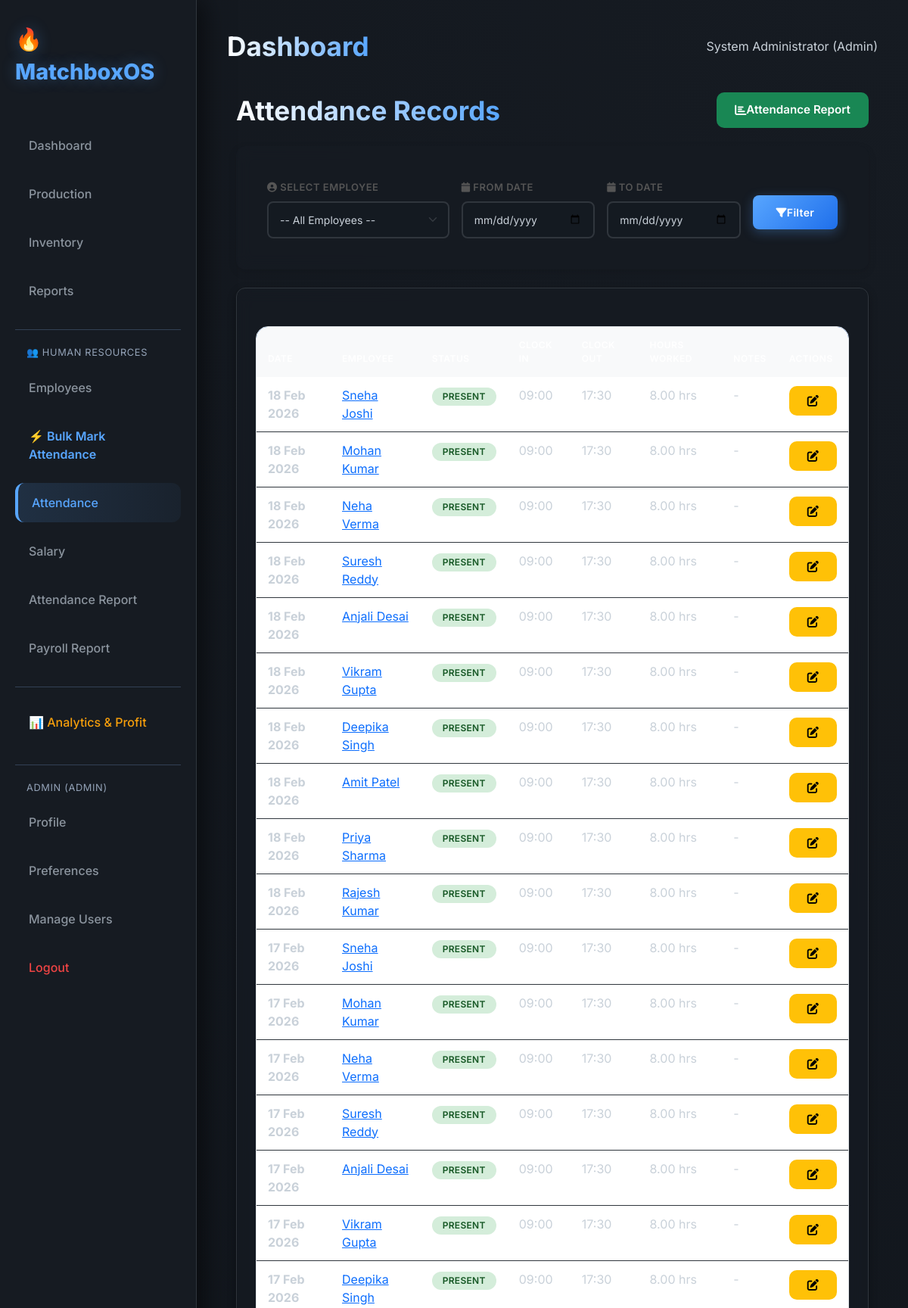
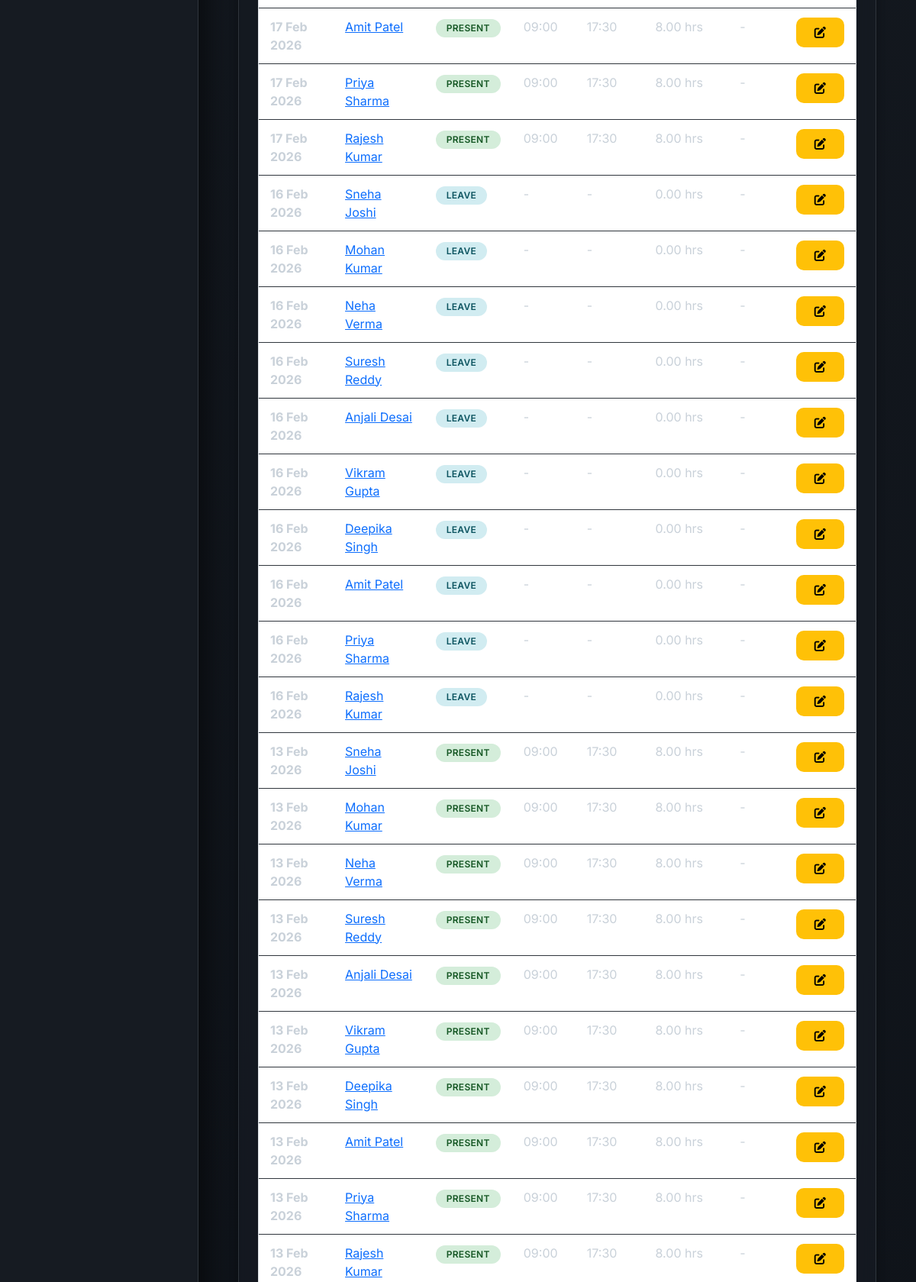
Page /employees/attendance (signed in, upper part) on the committed database (2 pictures, top to bottom).
### auth_models.py (models this page shows, shortened)
class User(UserMixin, db.Model):
    __tablename__ = 'user'
    id = db.Column(db.Integer, primary_key=True)
    username = db.Column(db.String(80), unique=True, nullable=False, index=True)
    email = db.Column(db.String(120), unique=True, nullable=False, index=True)
    password_hash = db.Column(db.String(255), nullable=False)
    full_name = db.Column(db.String(100))
    role = db.Column(db.String(20), default='operator')  # admin, operator, viewer
    is_active = db.Column(db.Boolean, default=True)
    created_at = db.Column(db.DateTime, default=datetime.datetime.utcnow)
    last_login = db.Column(db.DateTime)
    def has_permission(self, permission):
        permissions = {
            'admin': ['view', 'create', 'edit', 'delete', 'manage_users'],
            'operator': ['view', 'create', 'edit'],
            'viewer': ['view']
        }
        return permission in permissions.get(self.role, [])

### models.py (models this page shows, shortened)
class Attendance(db.Model):
    __tablename__ = 'attendance'
    id = db.Column(db.Integer, primary_key=True)
    employee_id = db.Column(db.Integer, db.ForeignKey(
        'employee.id'), nullable=False, index=True)
    date = db.Column(db.Date, nullable=False, index=True)
    clock_in = db.Column(db.DateTime, nullable=True)
    clock_out = db.Column(db.DateTime, nullable=True)
    status = db.Column(db.String(20), default='present')
    hours_worked = db.Column(db.Float, default=0.0)
    notes = db.Column(db.Text, nullable=True)
    created_at = db.Column(db.DateTime, default=datetime.datetime.utcnow)
    updated_at = db.Column(
        db.DateTime, default=datetime.datetime.utcnow, onupdate=datetime.datetime.utcnow)
    __table_args__ = (
        db.UniqueConstraint('employee_id', 'date',
                            name='unique_employee_date'),
        db.CheckConstraint('hours_worked >= 0', name='check_hours_positive'),
    )

class Employee(db.Model):
    __tablename__ = 'employee'
    id = db.Column(db.Integer, primary_key=True)
    employee_id = db.Column(db.String(20), unique=True,
                            nullable=False, index=True)
    first_name = db.Column(db.String(50), nullable=False)
    last_name = db.Column(db.String(50), nullable=False)
    email = db.Column(db.String(120), unique=True, nullable=True)
    phone = db.Column(db.String(20), nullable=True)
    department = db.Column(db.String(50), nullable=False)
    position = db.Column(db.String(50), nullable=False)
    hire_date = db.Column(db.Date, nullable=False)
    base_salary = db.Column(db.Float, default=0.0, nullable=False)
    employment_type = db.Column(db.String(20), default='permanent')
    status = db.Column(db.String(20), default='active')
    address = db.Column(db.Text, nullable=True)
    created_at = db.Column(db.DateTime, default=datetime.datetime.utcnow)
    updated_at = db.Column(
        db.DateTime, default=datetime.datetime.utcnow, onupdate=datetime.datetime.utcnow)
    attendance_records = db.relationship(
        'Attendance', backref='employee', lazy='dynamic', cascade='all, delete-orphan')
    salary_records = db.relationship(
        'Salary', backref='employee', lazy='dynamic', cascade='all, delete-orphan')
    __table_args__ = (
        db.CheckConstraint('base_salary >= 0', name='check_salary_positive'),
    )
    def get_full_name(self):
        return f'{self.first_name} {self.last_name}'

### employee_routes.py (the view)
@emp_bp.route('/attendance')
@login_required
def attendance_list():
    try:
        page = request.args.get('page', 1, type=int)
        emp_id = request.args.get('emp_id', '', type=int)
        from_date = request.args.get('from_date', '', type=str)
        to_date = request.args.get('to_date', '', type=str)
        query = Attendance.query
        if emp_id:
            query = query.filter_by(employee_id=emp_id)
        if from_date:
            from_date_obj = datetime.strptime(from_date, '%Y-%m-%d').date()
            query = query.filter(Attendance.date >= from_date_obj)
        if to_date:
            to_date_obj = datetime.strptime(to_date, '%Y-%m-%d').date()
            query = query.filter(Attendance.date <= to_date_obj)
        attendance = query.order_by(
            Attendance.date.desc()).paginate(page=page, per_page=50)
        employees = Employee.query.order_by(Employee.last_name).all()
        return render_template('employee/attendance_list.html',
                               attendance=attendance,
                               employees=employees,
                               selected_emp_id=emp_id,
                               from_date=from_date,
                               to_date=to_date)
    except Exception as e:
        flash(f'Error loading attendance: {str(e)}', 'danger')
        class MockPagination:
            def __init__(self):
                self.items = []
                self.pages = 0
                self.has_prev = False
                self.has_next = False
                self.page = 1
            def iter_pages(self): return []
        return render_template('employee/attendance_list.html',
                               attendance=MockPagination(),
                               employees=Employee.query.all() if 'Employee' in globals() else [],
                               selected_emp_id=emp_id,
                               from_date=from_date,
                               to_date=to_date)

### app.py (called while the page is built)
@login_manager.user_loader
def load_user(user_id):
    return User.query.get(int(user_id))

### templates/employee/attendance_list.html (shortened to what this page needs)
{% extends "base.html" %}
{% block content %}
<div class="container-fluid">
    <div class="d-flex justify-content-between align-items-center mb-4">
        <h1>Attendance Records</h1>
        {% if current_user.has_permission('create') %}
        <a href="{{ url_for('employee.attendance_report') }}" class="btn btn-success">
            <i class="fas fa-chart-bar"></i> Attendance Report
        </a>
        {% endif %}
    </div>
    <div class="card mb-4 border-0 shadow-sm">
        <div class="card-body">
            <form method="GET" class="row g-3">
                <div class="col-md-4">
                    <label for="emp_id" class="form-label fw-600"
                        style="font-size: 13px; text-transform: uppercase; letter-spacing: 0.5px; color: #555;">
                        <i class="fas fa-user-circle"></i> Select Employee
                    </label>
                    <select class="form-select form-select-lg" id="emp_id" name="emp_id">
                        <option value="">-- All Employees --</option>
                    </select>
                </div>
                <div class="col-md-3">
                    <label for="from_date" class="form-label fw-600"
                        style="font-size: 13px; text-transform: uppercase; letter-spacing: 0.5px; color: #555;">
                        <i class="fas fa-calendar"></i> From Date
                    </label>
                    <input type="date" class="form-control form-control-lg" id="from_date" name="from_date"
                        value="{{ from_date }}">
                </div>
                <div class="col-md-3">
                    <label for="to_date" class="form-label fw-600"
                        style="font-size: 13px; text-transform: uppercase; letter-spacing: 0.5px; color: #555;">
                        <i class="fas fa-calendar"></i> To Date
                    </label>
                    <input type="date" class="form-control form-control-lg" id="to_date" name="to_date"
                        value="{{ to_date }}">
                </div>
                <div class="col-md-2">
                    <label>&nbsp;</label>
                    <button type="submit" class="btn btn-primary btn-lg w-100">
                        <i class="fas fa-filter"></i> Filter
                    </button>
                </div>
            </form>
        </div>
    </div>
    <div class="card">
        <div class="table-responsive">
            <table class="table table-hover mb-0">
                <thead class="table-light">
                    <tr>
                        <th>Date</th>
                        <th>Employee</th>
                        <th>Status</th>
                        <th>Clock In</th>
                        <th>Clock Out</th>
                        <th>Hours Worked</th>
                        <th>Notes</th>
                        <th>Actions</th>
                    </tr>
                </thead>
                <tbody>
                    {% if attendance.items %}
                    {% for record in attendance.items %}
                    <tr>
                        <td><strong>{{ record.date.strftime('%d %b %Y') }}</strong></td>
                        <td>
                            <a href="{{ url_for('employee.view_employee', emp_id=record.employee_id) }}">
                                {{ record.employee.get_full_name() }}
                            </a>
                        </td>
                        <td>
                            <span
                                class="badge {% if record.status == 'present' %}bg-success{% elif record.status == 'late' %}bg-warning{% elif record.status == 'absent' %}bg-danger{% else %}bg-info{% endif %}">
                                {{ record.status.capitalize() }}
                            </span>
                        </td>
                        <td>{{ record.clock_in.strftime('%H:%M') if record.clock_in else '-' }}</td>
                        <td>{{ record.clock_out.strftime('%H:%M') if record.clock_out else '-' }}</td>
                        <td>{{ "%.2f"|format(record.hours_worked) }} hrs</td>
                        <td>{{ record.notes[:30] if record.notes else '-' }}</td>
                        <td>
                            {% if current_user.has_permission('edit') %}
                            <a href="{{ url_for('employee.edit_attendance', att_id=record.id) }}"
                                class="btn btn-sm btn-warning" title="Edit">
                                <i class="fas fa-edit"></i>
                            </a>
                            {% endif %}
                        </td>
                    </tr>
                    {% endfor %}
                    {% else %}
                    <tr>
                        <td colspan="8" class="text-center text-muted py-4">
                            No attendance records found.
                        </td>
                    </tr>
                    {% endif %}
                </tbody>
            </table>
        </div>
    </div>
</div>
{% endblock %}

### templates/base.html (shortened to what this page needs)
<!DOCTYPE html>
<html lang="en">
<head>
    <link href="https://cdn.jsdelivr.net/npm/bootstrap@5.3.0/dist/css/bootstrap.min.css" rel="stylesheet">
    <link rel="stylesheet" href="https://cdnjs.cloudflare.com/ajax/libs/font-awesome/6.4.0/css/all.min.css">
    <link rel="stylesheet" href="{{ url_for('static', filename='css/style.css') }}">
</head>
<body>
    <div class="sidebar">
        <div class="logo">🔥 MatchboxOS</div>
        <nav>
            <a href="{{ url_for('main.dashboard') }}"
                class="nav-link {% if request.endpoint == 'main.dashboard' %}active{% endif %}">Dashboard</a>
            <a href="{{ url_for('main.production') }}"
                class="nav-link {% if request.endpoint == 'main.production' %}active{% endif %}">Production</a>
            <a href="{{ url_for('main.inventory') }}"
                class="nav-link {% if request.endpoint == 'main.inventory' %}active{% endif %}">Inventory</a>
            <a href="{{ url_for('main.reports') }}"
                class="nav-link {% if request.endpoint == 'main.reports' %}active{% endif %}">Reports</a>
            <div style="margin-top: 25px; border-top: 1px solid #334155; padding-top: 20px;">
                <div
                    style="color: #94a3b8; font-size: 0.8rem; padding: 0 15px 10px; text-transform: uppercase; letter-spacing: 0.05em;">
                    👥 Human Resources
                </div>
                <a href="{{ url_for('employee.list_employees') }}"
                    class="nav-link {% if request.endpoint == 'employee.list_employees' %}active{% endif %}">Employees</a>
                <a href="{{ url_for('employee.bulk_attendance') }}"
                    class="nav-link {% if request.endpoint == 'employee.bulk_attendance' %}active{% endif %}"
                    style="color: var(--accent-color); font-weight: 600;">⚡ Bulk Mark Attendance</a>
                <a href="{{ url_for('employee.attendance_list') }}"
                    class="nav-link {% if request.endpoint == 'employee.attendance_list' %}active{% endif %}">Attendance</a>
                <a href="{{ url_for('employee.salary_list') }}"
                    class="nav-link {% if request.endpoint == 'employee.salary_list' %}active{% endif %}">Salary</a>
                <a href="{{ url_for('employee.attendance_report') }}"
                    class="nav-link {% if request.endpoint == 'employee.attendance_report' %}active{% endif %}">Attendance
                    Report</a>
                <a href="{{ url_for('employee.payroll_report') }}"
                    class="nav-link {% if request.endpoint == 'employee.payroll_report' %}active{% endif %}">Payroll
                    Report</a>
            </div>
            {% if current_user.is_authenticated and current_user.role == 'admin' %}
            <div style="margin-top: 25px; border-top: 1px solid #334155; padding-top: 20px;">
                <a href="{{ url_for('main.analytics') }}"
                    class="nav-link {% if request.endpoint == 'main.analytics' %}active{% endif %}"
                    style="color: #f59e0b;">📊 Analytics & Profit</a>
            </div>
            {% endif %}
            <div style="margin-top: 30px; border-top: 1px solid #334155; padding-top: 20px;">
                {% if current_user.is_authenticated %}
                <div
                    style="color: #94a3b8; font-size: 0.8rem; padding: 0 15px 10px; text-transform: uppercase; letter-spacing: 0.05em;">
                    {{ current_user.username }} ({{ current_user.role }})
                </div>
                <a href="{{ url_for('auth.profile') }}"
                    class="nav-link {% if request.endpoint == 'auth.profile' %}active{% endif %}">Profile</a>
                <a href="{{ url_for('auth.preferences') }}"
                    class="nav-link {% if request.endpoint == 'auth.preferences' %}active{% endif %}">Preferences</a>
                {% if current_user.has_permission('manage_users') %}
                <a href="{{ url_for('auth.users') }}"
                    class="nav-link {% if request.endpoint == 'auth.users' %}active{% endif %}">Manage Users</a>
                {% endif %}
                <a href="{{ url_for('auth.logout') }}" class="nav-link" style="color: #ef4444;">Logout</a>
                {% else %}
                <a href="{{ url_for('auth.login') }}"
                    class="nav-link {% if request.endpoint == 'auth.login' %}active{% endif %}">Login</a>
                {% endif %}
            </div>
        </nav>
    </div>
    <div class="main-content">
        <header>
            <h1>{% block header %}Dashboard{% endblock %}</h1>
            <div class="user-profile">
                {% if current_user.is_authenticated %}
                {{ current_user.full_name or current_user.username }} ({{ current_user.role|capitalize }})
                {% else %}
                Guest
                {% endif %}
            </div>
        </header>
        {% block content %}{% endblock %}
    </div>
</body>
</html>

### rows in the picture
User: username "ADMIN", role "ADMIN", full_name "System Administrator", role "Admin"
Attendance: date "18 Feb 2026", employee.get_full_name "Sneha Joshi", status "PRESENT", clock_in "09:00", clock_out "17:30", hours_worked "8.00", notes "-"
Attendance: date "18 Feb 2026", employee.get_full_name "Mohan Kumar", status "PRESENT", clock_in "09:00", clock_out "17:30", hours_worked "8.00", notes "-"
Attendance: date "18 Feb 2026", employee.get_full_name "Neha Verma", status "PRESENT", clock_in "09:00", clock_out "17:30", hours_worked "8.00", notes "-"
Attendance: date "18 Feb 2026", employee.get_full_name "Suresh Reddy", status "PRESENT", clock_in "09:00", clock_out "17:30", hours_worked "8.00", notes "-"
Attendance: date "18 Feb 2026", employee.get_full_name "Anjali Desai", status "PRESENT", clock_in "09:00", clock_out "17:30", hours_worked "8.00", notes "-"
Attendance: date "18 Feb 2026", employee.get_full_name "Vikram Gupta", status "PRESENT", clock_in "09:00", clock_out "17:30", hours_worked "8.00", notes "-"
Attendance: date "18 Feb 2026", employee.get_full_name "Deepika Singh", status "PRESENT", clock_in "09:00", clock_out "17:30", hours_worked "8.00", notes "-"
Attendance: date "18 Feb 2026", employee.get_full_name "Amit Patel", status "PRESENT", clock_in "09:00", clock_out "17:30", hours_worked "8.00", notes "-"
Attendance: date "18 Feb 2026", employee.get_full_name "Priya Sharma", status "PRESENT", clock_in "09:00", clock_out "17:30", hours_worked "8.00", notes "-"
Attendance: date "18 Feb 2026", employee.get_full_name "Rajesh Kumar", status "PRESENT", clock_in "09:00", clock_out "17:30", hours_worked "8.00", notes "-"
Attendance: date "17 Feb 2026", employee.get_full_name "Sneha Joshi", status "PRESENT", clock_in "09:00", clock_out "17:30", hours_worked "8.00", notes "-"
Attendance: date "17 Feb 2026", employee.get_full_name "Mohan Kumar", status "PRESENT", clock_in "09:00", clock_out "17:30", hours_worked "8.00", notes "-"
Attendance: date "17 Feb 2026", employee.get_full_name "Neha Verma", status "PRESENT", clock_in "09:00", clock_out "17:30", hours_worked "8.00", notes "-"
Attendance: date "17 Feb 2026", employee.get_full_name "Suresh Reddy", status "PRESENT", clock_in "09:00", clock_out "17:30", hours_worked "8.00", notes "-"
Attendance: date "17 Feb 2026", employee.get_full_name "Anjali Desai", status "PRESENT", clock_in "09:00", clock_out "17:30", hours_worked "8.00", notes "-"
Attendance: date "17 Feb 2026", employee.get_full_name "Vikram Gupta", status "PRESENT", clock_in "09:00", clock_out "17:30", hours_worked "8.00", notes "-"
Attendance: date "17 Feb 2026", employee.get_full_name "Deepika Singh", status "PRESENT", clock_in "09:00", clock_out "17:30", hours_worked "8.00", notes "-"
Attendance: date "17 Feb 2026", employee.get_full_name "Amit Patel", status "PRESENT", clock_in "09:00", clock_out "17:30", hours_worked "8.00", notes "-"
Attendance: date "17 Feb 2026", employee.get_full_name "Priya Sharma", status "PRESENT", clock_in "09:00", clock_out "17:30", hours_worked "8.00", notes "-"
Attendance: date "17 Feb 2026", employee.get_full_name "Rajesh Kumar", status "PRESENT", clock_in "09:00", clock_out "17:30", hours_worked "8.00", notes "-"
Attendance: date "16 Feb 2026", employee.get_full_name "Sneha Joshi", status "LEAVE", clock_in "-", clock_out "-", hours_worked "0.00", notes "-"
Attendance: date "16 Feb 2026", employee.get_full_name "Mohan Kumar", status "LEAVE", clock_in "-", clock_out "-", hours_worked "0.00", notes "-"
Attendance: date "16 Feb 2026", employee.get_full_name "Neha Verma", status "LEAVE", clock_in "-", clock_out "-", hours_worked "0.00", notes "-"
Attendance: date "16 Feb 2026", employee.get_full_name "Suresh Reddy", status "LEAVE", clock_in "-", clock_out "-", hours_worked "0.00", notes "-"
Attendance: date "16 Feb 2026", employee.get_full_name "Anjali Desai", status "LEAVE", clock_in "-", clock_out "-", hours_worked "0.00", notes "-"
Attendance: date "16 Feb 2026", employee.get_full_name "Vikram Gupta", status "LEAVE", clock_in "-", clock_out "-", hours_worked "0.00", notes "-"
Attendance: date "16 Feb 2026", employee.get_full_name "Deepika Singh", status "LEAVE", clock_in "-", clock_out "-", hours_worked "0.00", notes "-"
Attendance: date "16 Feb 2026", employee.get_full_name "Amit Patel", status "LEAVE", clock_in "-", clock_out "-", hours_worked "0.00", notes "-"
Attendance: date "16 Feb 2026", employee.get_full_name "Priya Sharma", status "LEAVE", clock_in "-", clock_out "-", hours_worked "0.00", notes "-"
Attendance: date "16 Feb 2026", employee.get_full_name "Rajesh Kumar", status "LEAVE", clock_in "-", clock_out "-", hours_worked "0.00", notes "-"
Attendance: date "13 Feb 2026", employee.get_full_name "Sneha Joshi", status "PRESENT", clock_in "09:00", clock_out "17:30", hours_worked "8.00", notes "-"
Attendance: date "13 Feb 2026", employee.get_full_name "Mohan Kumar", status "PRESENT", clock_in "09:00", clock_out "17:30", hours_worked "8.00", notes "-"
Attendance: date "13 Feb 2026", employee.get_full_name "Neha Verma", status "PRESENT", clock_in "09:00", clock_out "17:30", hours_worked "8.00", notes "-"
Attendance: date "13 Feb 2026", employee.get_full_name "Suresh Reddy", status "PRESENT", clock_in "09:00", clock_out "17:30", hours_worked "8.00", notes "-"
Attendance: date "13 Feb 2026", employee.get_full_name "Anjali Desai", status "PRESENT", clock_in "09:00", clock_out "17:30", hours_worked "8.00", notes "-"
Attendance: date "13 Feb 2026", employee.get_full_name "Vikram Gupta", status "PRESENT", clock_in "09:00", clock_out "17:30", hours_worked "8.00", notes "-"
Attendance: date "13 Feb 2026", employee.get_full_name "Deepika Singh", status "PRESENT", clock_in "09:00", clock_out "17:30", hours_worked "8.00", notes "-"
Attendance: date "13 Feb 2026", employee.get_full_name "Amit Patel", status "PRESENT", clock_in "09:00", clock_out "17:30", hours_worked "8.00", notes "-"
Attendance: date "13 Feb 2026", employee.get_full_name "Priya Sharma", status "PRESENT", clock_in "09:00", clock_out "17:30", hours_worked "8.00", notes "-"
Attendance: date "13 Feb 2026", employee.get_full_name "Rajesh Kumar", status "PRESENT", clock_in "09:00", clock_out "17:30", hours_worked "8.00", notes "-"
